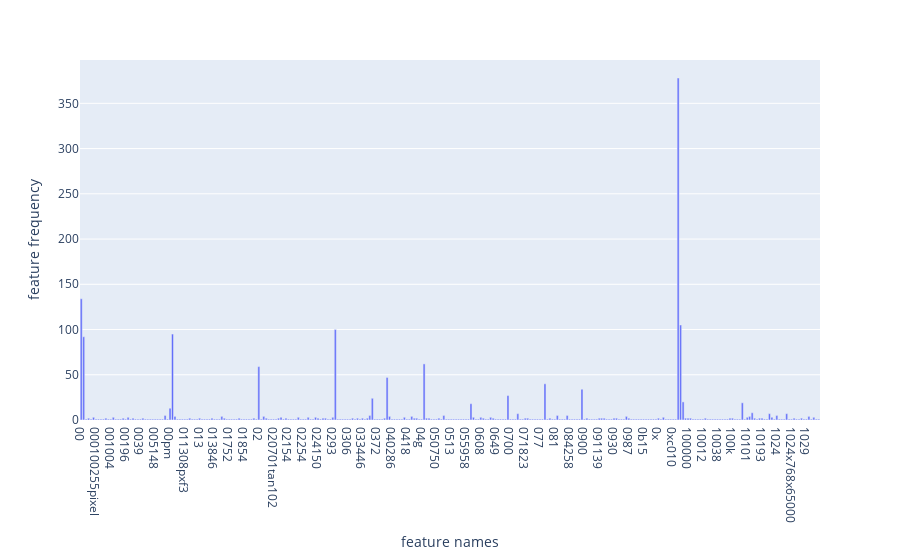

The notebook cell saved with this chart:
### Markdown cell above
### >>> **Exercise 13 (take home):**
If you want a nicer interactive visualization here, I would encourage you try to install and use plotly to achieve this.

### Code cell
# Answer here
df = pd.DataFrame({
    "feature names" : count_vect.get_feature_names_out()[:300],
    "feature frequency" : term_frequencies[:300]
})

import plotly.express as px
fig = px.bar(df, x = "feature names", y = "feature frequency")
fig.show()

### Figure 1 — Plotly figure (JSON) as saved in the notebook; plotly's stock layout.template omitted (floating-point values rounded to 4 significant figures; data arrays with more than 128 entries replaced by an {"elided": "..."} marker saying what was removed)
{"data": [{"alignmentgroup": "True", "hovertemplate": "feature names=%{x}<br>feature frequency=%{y}<extra></extra>", "legendgroup": "", "marker": {"color": "#636efa", "pattern": {"shape": ""}}, "name": "", "offsetgroup": "", "orientation": "v", "showlegend": false, "textposition": "auto", "type": "bar", "x": {"elided": "300 str values"}, "xaxis": "x", "y": {"elided": "300 int values"}, "yaxis": "y"}], "layout": {"barmode": "relative", "legend": {"tracegroupgap": 0}, "margin": {"t": 60}, "xaxis": {"anchor": "y", "domain": [0, 1], "title": {"text": "feature names"}}, "yaxis": {"anchor": "x", "domain": [0, 1], "title": {"text": "feature frequency"}}}}
